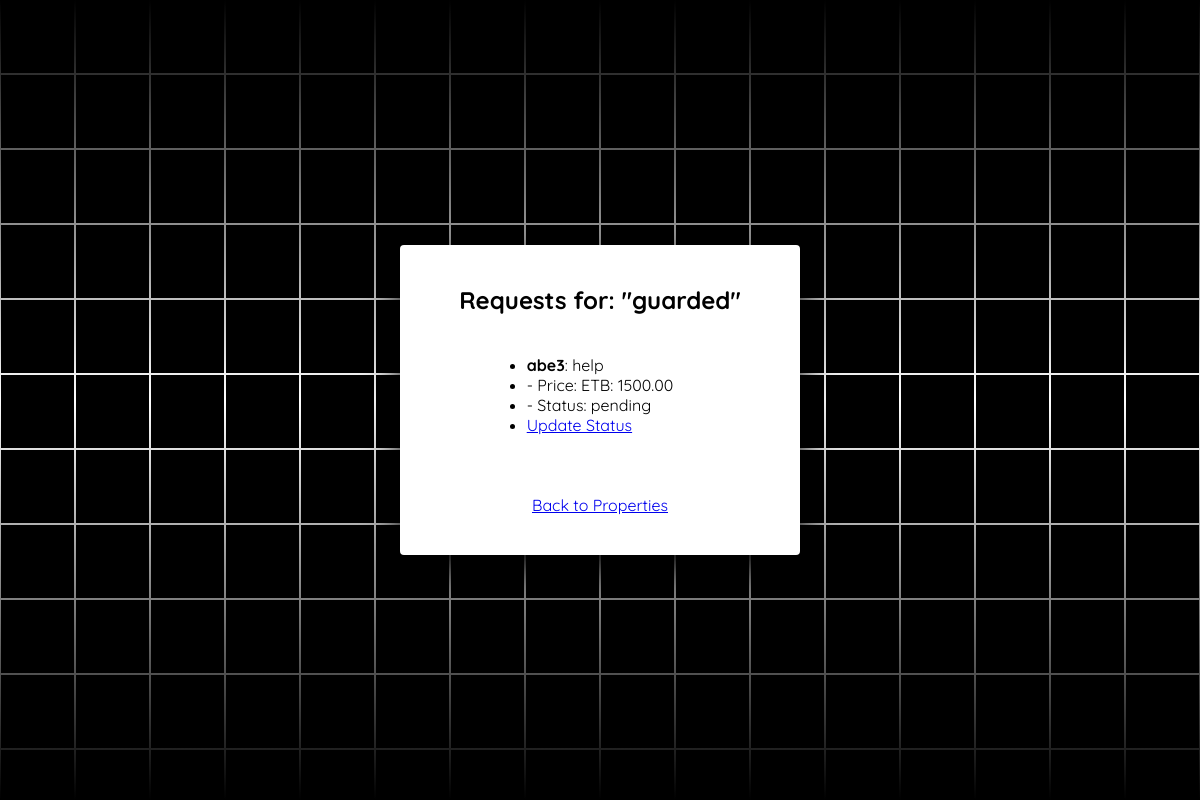
/view_request/2/ (signed in), run on the app's committed database.
### main/models.py (models this page shows, shortened)
class Property(models.Model):
    user = models.ForeignKey(User, on_delete=models.CASCADE)
    title = models.CharField(max_length=122)
    description = models.TextField()
    PROPERTY_TYPES = [('villa', 'Villa'), ('apartment', 'Apartment'), ('office', 'Office')]
    PROPERTY_FOR = [('sale', 'Sale'), ('rent', 'Rent')]
    AVAILABILITY_CHOICES = [
        ('available', 'Available'),
        ('rented', 'Rented'),
        ('unavailable', 'Unavailable'),
        ('sold', 'Sold')
    ]
    property_type = models.CharField(max_length=122, choices=PROPERTY_TYPES, default='villa')
    property_for = models.CharField(max_length=122, choices=PROPERTY_FOR, default='sale')
    available = models.CharField(max_length=122, choices=AVAILABILITY_CHOICES, default='available')
    image = models.ImageField(upload_to='property_images', default='static/website/img/logo.jpg')
    bedrooms = models.IntegerField(default=0)
    bathrooms = models.IntegerField(default=0)
    price = models.IntegerField(default=0)
    area = models.IntegerField(default=0)
    location = models.CharField(max_length=122)

class Request(models.Model):
    user = models.ForeignKey(User, on_delete=models.CASCADE)
    property = models.ForeignKey(Property, on_delete=models.CASCADE)
    price = models.DecimalField(max_digits=10, decimal_places=2)
    description = models.TextField()
    PROPERTY_FOR = [('sale', 'Sale'), ('rent', 'Rent')]
    property_for = models.CharField(max_length=10, choices=PROPERTY_FOR, default='sale')
    STATUS_CHOICES = [
        ('pending', 'Pending'),
        ('accepted', 'Accepted'),
        ('rejected', 'Rejected'),
    ]
    status = models.CharField(max_length=10, choices=STATUS_CHOICES, default='pending')

### main/views.py (the view)
# urls.py: path('view_request/<int:property_id>/', views.view_requests, name='view_requests'),
@login_required(login_url='login')
def view_requests(request, property_id):
    property_obj = get_object_or_404(Property, id=property_id, user=request.user)
    requests = Request.objects.filter(property=property_obj)
    return render(request, 'view_requests.html', {'property': property_obj, 'requests': requests})

### main/templates/view_requests.html (shortened to what this page needs)
{% load static %}
<!DOCTYPE html>
<html lang="en">
 <head>
  <link rel="stylesheet" href="{% static 'website/css/style1.css' %}">
 </head>
 <body>
  <section> <span></span> <span></span> <span></span> <span></span> <span></span> <span></span> <span></span> <span></span> <span></span> <span></span> <span></span> <span></span> <span></span> <span></span> <span></span> <span></span> <span></span> <span></span> <span></span> <span></span> <span></span> <span></span> <span></span> <span></span> <span></span> <span></span> <span></span> <span></span> <span></span> <span></span> <span></span> <span></span> <span></span> <span></span> <span></span> <span></span> <span></span> <span></span> <span></span> <span></span> <span></span> <span></span> <span></span> <span></span> <span></span> <span></span> <span></span> <span></span> <span></span> <span></span> <span></span> <span></span> <span></span> <span></span> <span></span> <span></span> <span></span> <span></span> <span></span> <span></span> <span></span> <span></span> <span></span> <span></span> <span></span> <span></span> <span></span> <span></span> <span></span> <span></span> <span></span> <span></span> <span></span> <span></span> <span></span> <span></span> <span></span> <span></span> <span></span> <span></span> <span></span> <span></span> <span></span> <span></span> <span></span> <span></span> <span></span> <span></span> <span></span> <span></span> <span></span> <span></span> <span></span> <span></span> <span></span> <span></span> <span></span> <span></span> <span></span> <span></span> <span></span> <span></span> <span></span> <span></span> <span></span> <span></span> <span></span> <span></span> <span></span> <span></span> <span></span> <span></span> <span></span> <span></span> <span></span> <span></span> <span></span> <span></span> <span></span> <span></span> <span></span> <span></span> <span></span> <span></span> <span></span> <span></span> <span></span> <span></span> <span></span> <span></span> <span></span> <span></span> <span></span> <span></span> <span></span> <span></span> <span></span> <span></span> <span></span> <span></span> <span></span> <span></span> <span></span> <span></span> <span></span> <span></span> <span></span> <span></span> <span></span> <span></span> <span></span> <span></span>
   <div class="signin">
    <div class="content">
        <h1>Requests for: "{{ property.title }}"</h1>
        {% if requests %}
            <ul>
                {% for request in requests %}
                    <li>
                        <strong>{{ request.user.username }}</strong>: {{ request.description }}
                    </li>
                    <li>- Price: ETB: {{ request.price }}</li>
                    <li>- Status: {{ request.status }}</li>
                    <li>
                        <a href="{% url 'update_requests' request.id %}">Update Status</a>
                    </li>
                    <br>
                {% endfor %}
            </ul>
        {% else %}
            <p>No requests found for this property.</p>
        {% endif %}
        <a href="{% url 'property-list' %}">Back to Properties</a>
    </div>
   </div>
  </section>
 </body>
</html>

### static/website/css/style1.css (style rules this page uses)
* { margin: 0; padding: 0; box-sizing: border-box; font-family: 'Quicksand', sans-serif; }
body { display: flex; justify-content: center; align-items: center; min-height: 100vh; background: white; }
section { position: absolute; width: 100vw; height: 100vh; display: flex; justify-content: center; align-items: center; gap: 2px; flex-wrap: wrap; overflow: hidden; }
section::before { content: ''; position: absolute; width: 100%; height: 100%; background: linear-gradient(#000,white,#000); }
section span { position: relative; display: block; width: calc(6.25vw - 2px); height: calc(6.25vw - 2px); background: black; z-index: 2; transition: 1.5s; }
section .signin { position: absolute; width: 400px; background: white; z-index: 1000; display: flex; justify-content: center; align-items: center; padding: 40px; border-radius: 4px; box-shadow: 0 15px 35px rgba(0,0,0,9); }
section .signin .content { position: relative; width: 100%; display: flex; justify-content: center; align-items: center; flex-direction: column; gap: 40px; }

### data on the page
Property: title "guarded"
Request: user.username "abe3", description "help", price "1500.00", status "pending"
